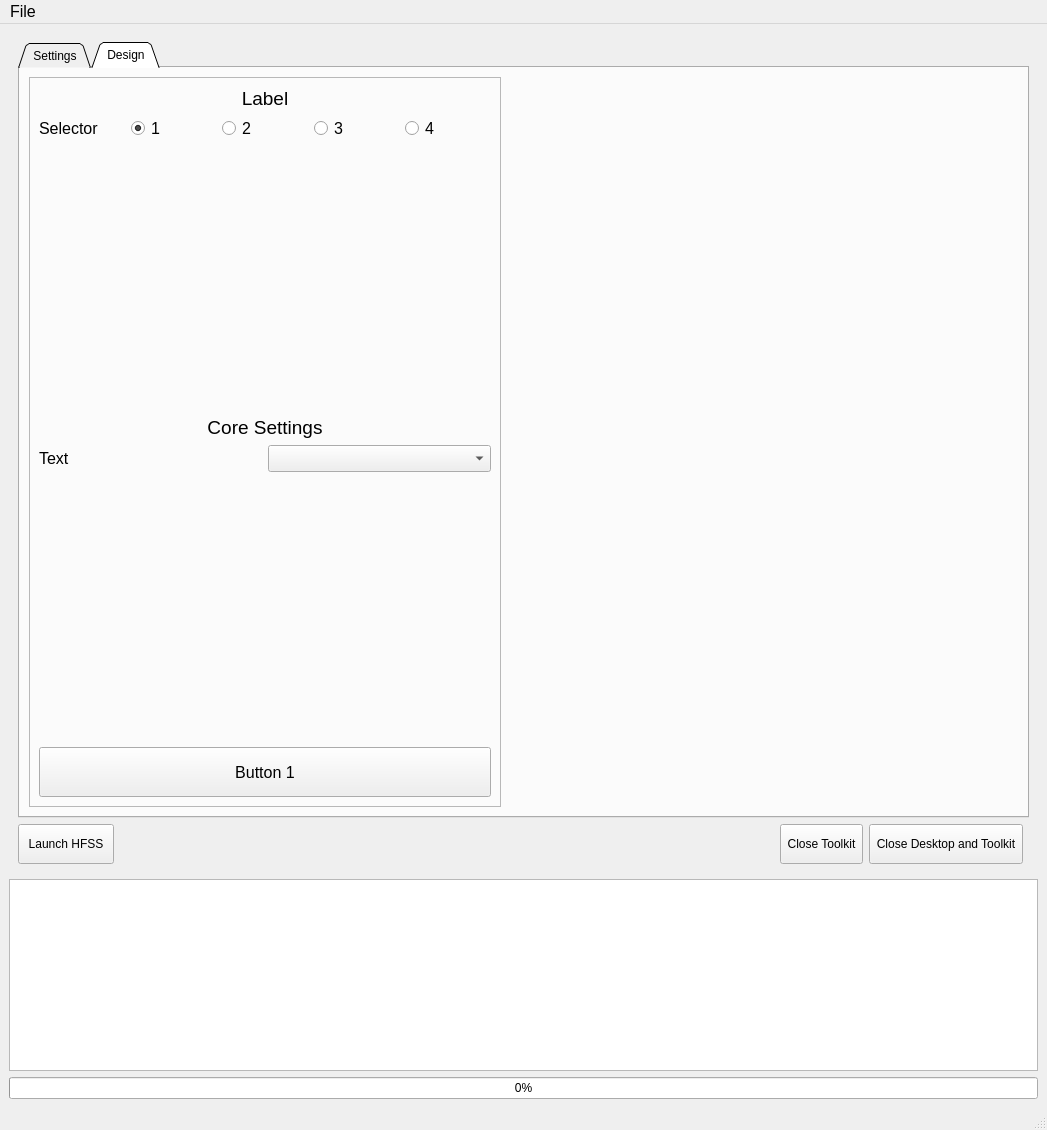
<?xml version="1.0" encoding="UTF-8"?>
<ui version="4.0">
 <class>MainWindow</class>
 <widget class="QMainWindow" name="MainWindow">
  <property name="geometry">
   <rect>
    <x>0</x>
    <y>0</y>
    <width>1047</width>
    <height>1130</height>
   </rect>
  </property>
  <property name="windowTitle">
   <string>MainWindow</string>
  </property>
  <widget class="QWidget" name="centralwidget">
   <property name="sizePolicy">
    <sizepolicy hsizetype="Expanding" vsizetype="Expanding">
     <horstretch>0</horstretch>
     <verstretch>0</verstretch>
    </sizepolicy>
   </property>
   <layout class="QVBoxLayout" name="verticalLayout">
    <item>
     <widget class="QWidget" name="widget" native="true">
      <property name="sizePolicy">
       <sizepolicy hsizetype="Preferred" vsizetype="Preferred">
        <horstretch>0</horstretch>
        <verstretch>0</verstretch>
       </sizepolicy>
      </property>
      <layout class="QGridLayout" name="gridLayout">
       <item row="3" column="0">
        <widget class="QPushButton" name="connect_hfss">
         <property name="minimumSize">
          <size>
           <width>0</width>
           <height>40</height>
          </size>
         </property>
         <property name="text">
          <string>  Launch HFSS  </string>
         </property>
        </widget>
       </item>
       <item row="3" column="2">
        <widget class="QPushButton" name="release_button">
         <property name="minimumSize">
          <size>
           <width>0</width>
           <height>40</height>
          </size>
         </property>
         <property name="text">
          <string> Close Toolkit </string>
         </property>
        </widget>
       </item>
       <item row="3" column="1">
        <spacer name="horizontalSpacer">
         <property name="orientation">
          <enum>Qt::Horizontal</enum>
         </property>
         <property name="sizeHint" stdset="0">
          <size>
           <width>40</width>
           <height>20</height>
          </size>
         </property>
        </spacer>
       </item>
       <item row="3" column="3">
        <widget class="QPushButton" name="release_and_exit_button">
         <property name="minimumSize">
          <size>
           <width>0</width>
           <height>40</height>
          </size>
         </property>
         <property name="text">
          <string> Close Desktop and Toolkit </string>
         </property>
        </widget>
       </item>
       <item row="0" column="0" colspan="5">
        <widget class="QTabWidget" name="tabWidget">
         <property name="sizePolicy">
          <sizepolicy hsizetype="Preferred" vsizetype="Preferred">
           <horstretch>0</horstretch>
           <verstretch>0</verstretch>
          </sizepolicy>
         </property>
         <property name="tabShape">
          <enum>QTabWidget::Triangular</enum>
         </property>
         <property name="currentIndex">
          <number>1</number>
         </property>
         <widget class="QWidget" name="tab">
          <attribute name="title">
           <string> Settings </string>
          </attribute>
          <layout class="QHBoxLayout" name="horizontalLayout_25">
           <item>
            <layout class="QVBoxLayout" name="verticalLayout_4">
             <item>
              <layout class="QHBoxLayout" name="horizontalLayout_22">
               <item>
                <widget class="QLabel" name="label_3">
                 <property name="text">
                  <string>Frequency Units</string>
                 </property>
                </widget>
               </item>
               <item>
                <widget class="QComboBox" name="frequnits">
                 <property name="currentIndex">
                  <number>3</number>
                 </property>
                 <item>
                  <property name="text">
                   <string>Hz</string>
                  </property>
                 </item>
                 <item>
                  <property name="text">
                   <string>KHz</string>
                  </property>
                 </item>
                 <item>
                  <property name="text">
                   <string>MHz</string>
                  </property>
                 </item>
                 <item>
                  <property name="text">
                   <string>GHz</string>
                  </property>
                 </item>
                 <item>
                  <property name="text">
                   <string>THz</string>
                  </property>
                 </item>
                </widget>
               </item>
              </layout>
             </item>
             <item>
              <layout class="QHBoxLayout" name="horizontalLayout_23">
               <item>
                <widget class="QLabel" name="label_12">
                 <property name="text">
                  <string>Length Units</string>
                 </property>
                </widget>
               </item>
               <item>
                <widget class="QComboBox" name="units">
                 <property name="currentIndex">
                  <number>1</number>
                 </property>
                 <item>
                  <property name="text">
                   <string>um</string>
                  </property>
                 </item>
                 <item>
                  <property name="text">
                   <string>mm</string>
                  </property>
                 </item>
                 <item>
                  <property name="text">
                   <string>cm</string>
                  </property>
                 </item>
                 <item>
                  <property name="text">
                   <string>m</string>
                  </property>
                 </item>
                 <item>
                  <property name="text">
                   <string>mil</string>
                  </property>
                 </item>
                 <item>
                  <property name="text">
                   <string>in</string>
                  </property>
                 </item>
                </widget>
               </item>
              </layout>
             </item>
             <item>
              <layout class="QHBoxLayout" name="horizontalLayout_24">
               <item>
                <widget class="QLabel" name="label_13">
                 <property name="text">
                  <string>Number of Cores</string>
                 </property>
                </widget>
               </item>
               <item>
                <spacer name="horizontalSpacer_30">
                 <property name="orientation">
                  <enum>Qt::Horizontal</enum>
                 </property>
                 <property name="sizeHint" stdset="0">
                  <size>
                   <width>40</width>
                   <height>20</height>
                  </size>
                 </property>
                </spacer>
               </item>
               <item>
                <widget class="QLineEdit" name="numcores">
                 <property name="text">
                  <string>4</string>
                 </property>
                </widget>
               </item>
              </layout>
             </item>
             <item>
              <layout class="QHBoxLayout" name="horizontalLayout_26">
               <item>
                <widget class="QLabel" name="label_4">
                 <property name="text">
                  <string>Non Graphical</string>
                 </property>
                </widget>
               </item>
               <item>
                <widget class="QComboBox" name="non_graphical_combo">
                 <item>
                  <property name="text">
                   <string>False</string>
                  </property>
                 </item>
                 <item>
                  <property name="text">
                   <string>True</string>
                  </property>
                 </item>
                </widget>
               </item>
              </layout>
             </item>
             <item>
              <layout class="QHBoxLayout" name="horizontalLayout">
               <item>
                <widget class="QLabel" name="label">
                 <property name="text">
                  <string>AEDT Version</string>
                 </property>
                </widget>
               </item>
               <item>
                <widget class="QComboBox" name="aedt_version_combo"/>
               </item>
              </layout>
             </item>
             <item>
              <layout class="QHBoxLayout" name="horizontalLayout_3">
               <item>
                <widget class="QLabel" name="label_5">
                 <property name="text">
                  <string>Available AEDT Sessions</string>
                 </property>
                </widget>
               </item>
               <item>
                <widget class="QComboBox" name="process_id_combo">
                 <item>
                  <property name="text">
                   <string>Create New Session</string>
                  </property>
                 </item>
                </widget>
               </item>
              </layout>
             </item>
             <item>
              <layout class="QHBoxLayout" name="horizontalLayout_4">
               <item>
                <widget class="QLabel" name="label_6">
                 <property name="text">
                  <string>Project Name</string>
                 </property>
                </widget>
               </item>
               <item>
                <spacer name="horizontalSpacer_2">
                 <property name="orientation">
                  <enum>Qt::Horizontal</enum>
                 </property>
                 <property name="sizeType">
                  <enum>QSizePolicy::Minimum</enum>
                 </property>
                 <property name="sizeHint" stdset="0">
                  <size>
                   <width>40</width>
                   <height>20</height>
                  </size>
                 </property>
                </spacer>
               </item>
               <item>
                <widget class="QLineEdit" name="project_name"/>
               </item>
              </layout>
             </item>
             <item>
              <layout class="QHBoxLayout" name="horizontalLayout_5">
               <item>
                <spacer name="horizontalSpacer_3">
                 <property name="orientation">
                  <enum>Qt::Horizontal</enum>
                 </property>
                 <property name="sizeHint" stdset="0">
                  <size>
                   <width>40</width>
                   <height>20</height>
                  </size>
                 </property>
                </spacer>
               </item>
               <item>
                <widget class="QPushButton" name="browse_project">
                 <property name="text">
                  <string>Select aedt project</string>
                 </property>
                </widget>
               </item>
              </layout>
             </item>
             <item>
              <spacer name="verticalSpacer_8">
               <property name="orientation">
                <enum>Qt::Vertical</enum>
               </property>
               <property name="sizeHint" stdset="0">
                <size>
                 <width>20</width>
                 <height>40</height>
                </size>
               </property>
              </spacer>
             </item>
            </layout>
           </item>
           <item>
            <spacer name="horizontalSpacer_29">
             <property name="orientation">
              <enum>Qt::Horizontal</enum>
             </property>
             <property name="sizeType">
              <enum>QSizePolicy::Preferred</enum>
             </property>
             <property name="sizeHint" stdset="0">
              <size>
               <width>40</width>
               <height>20</height>
              </size>
             </property>
            </spacer>
           </item>
          </layout>
         </widget>
         <widget class="QWidget" name="design">
          <attribute name="title">
           <string> Design </string>
          </attribute>
          <layout class="QVBoxLayout" name="verticalLayout_2">
           <item>
            <layout class="QHBoxLayout" name="horizontalLayout_20">
             <item>
              <widget class="QFrame" name="toolkit_settings">
               <property name="sizePolicy">
                <sizepolicy hsizetype="Expanding" vsizetype="Preferred">
                 <horstretch>0</horstretch>
                 <verstretch>0</verstretch>
                </sizepolicy>
               </property>
               <property name="frameShape">
                <enum>QFrame::StyledPanel</enum>
               </property>
               <property name="frameShadow">
                <enum>QFrame::Raised</enum>
               </property>
               <property name="lineWidth">
                <number>12</number>
               </property>
               <layout class="QGridLayout" name="layout_settings">
                <item row="2" column="0">
                 <spacer name="verticalSpacer_4">
                  <property name="orientation">
                   <enum>Qt::Vertical</enum>
                  </property>
                  <property name="sizeHint" stdset="0">
                   <size>
                    <width>20</width>
                    <height>40</height>
                   </size>
                  </property>
                 </spacer>
                </item>
                <item row="6" column="0">
                 <layout class="QHBoxLayout" name="horizontalLayout_8">
                  <item>
                   <widget class="QPushButton" name="pushButton_2">
                    <property name="minimumSize">
                     <size>
                      <width>0</width>
                      <height>50</height>
                     </size>
                    </property>
                    <property name="font">
                     <font>
                      <pointsize>12</pointsize>
                     </font>
                    </property>
                    <property name="text">
                     <string>Button 1</string>
                    </property>
                   </widget>
                  </item>
                 </layout>
                </item>
                <item row="4" column="0">
                 <layout class="QHBoxLayout" name="horizontalLayout_7">
                  <item>
                   <widget class="QLabel" name="label_2">
                    <property name="font">
                     <font>
                      <pointsize>12</pointsize>
                     </font>
                    </property>
                    <property name="text">
                     <string>Text</string>
                    </property>
                   </widget>
                  </item>
                  <item>
                   <widget class="QComboBox" name="comboBox">
                    <property name="font">
                     <font>
                      <pointsize>12</pointsize>
                     </font>
                    </property>
                   </widget>
                  </item>
                 </layout>
                </item>
                <item row="1" column="0">
                 <layout class="QGridLayout" name="gridLayout_3">
                  <item row="0" column="0">
                   <layout class="QHBoxLayout" name="horizontalLayout_2">
                    <item>
                     <widget class="QLabel" name="label_7">
                      <property name="font">
                       <font>
                        <pointsize>12</pointsize>
                       </font>
                      </property>
                      <property name="text">
                       <string>Selector</string>
                      </property>
                     </widget>
                    </item>
                    <item>
                     <widget class="QRadioButton" name="num_coil_1">
                      <property name="font">
                       <font>
                        <pointsize>12</pointsize>
                       </font>
                      </property>
                      <property name="text">
                       <string>1</string>
                      </property>
                      <property name="checked">
                       <bool>true</bool>
                      </property>
                     </widget>
                    </item>
                    <item>
                     <widget class="QRadioButton" name="num_coil_2">
                      <property name="font">
                       <font>
                        <pointsize>12</pointsize>
                       </font>
                      </property>
                      <property name="text">
                       <string>2</string>
                      </property>
                     </widget>
                    </item>
                    <item>
                     <widget class="QRadioButton" name="num_coil_3">
                      <property name="font">
                       <font>
                        <pointsize>12</pointsize>
                       </font>
                      </property>
                      <property name="text">
                       <string>3</string>
                      </property>
                     </widget>
                    </item>
                    <item>
                     <widget class="QRadioButton" name="num_coil_4">
                      <property name="font">
                       <font>
                        <pointsize>12</pointsize>
                       </font>
                      </property>
                      <property name="text">
                       <string>4</string>
                      </property>
                     </widget>
                    </item>
                   </layout>
                  </item>
                 </layout>
                </item>
                <item row="3" column="0">
                 <widget class="QLabel" name="label_17">
                  <property name="font">
                   <font>
                    <pointsize>14</pointsize>
                   </font>
                  </property>
                  <property name="text">
                   <string>Core Settings</string>
                  </property>
                  <property name="alignment">
                   <set>Qt::AlignCenter</set>
                  </property>
                 </widget>
                </item>
                <item row="5" column="0">
                 <spacer name="verticalSpacer">
                  <property name="orientation">
                   <enum>Qt::Vertical</enum>
                  </property>
                  <property name="sizeHint" stdset="0">
                   <size>
                    <width>20</width>
                    <height>40</height>
                   </size>
                  </property>
                 </spacer>
                </item>
                <item row="0" column="0">
                 <widget class="QLabel" name="label_16">
                  <property name="font">
                   <font>
                    <pointsize>14</pointsize>
                   </font>
                  </property>
                  <property name="text">
                   <string>Label</string>
                  </property>
                  <property name="alignment">
                   <set>Qt::AlignCenter</set>
                  </property>
                 </widget>
                </item>
               </layout>
              </widget>
             </item>
             <item>
              <spacer name="horizontalSpacer_27">
               <property name="orientation">
                <enum>Qt::Horizontal</enum>
               </property>
               <property name="sizeType">
                <enum>QSizePolicy::Preferred</enum>
               </property>
               <property name="sizeHint" stdset="0">
                <size>
                 <width>40</width>
                 <height>20</height>
                </size>
               </property>
              </spacer>
             </item>
             <item>
              <widget class="QSplitter" name="splitter_2">
               <property name="sizePolicy">
                <sizepolicy hsizetype="Expanding" vsizetype="Expanding">
                 <horstretch>0</horstretch>
                 <verstretch>0</verstretch>
                </sizepolicy>
               </property>
               <property name="orientation">
                <enum>Qt::Vertical</enum>
               </property>
              </widget>
             </item>
            </layout>
           </item>
          </layout>
         </widget>
        </widget>
       </item>
      </layout>
     </widget>
    </item>
    <item>
     <widget class="QPlainTextEdit" name="log_text">
      <property name="sizePolicy">
       <sizepolicy hsizetype="Expanding" vsizetype="Fixed">
        <horstretch>0</horstretch>
        <verstretch>0</verstretch>
       </sizepolicy>
      </property>
     </widget>
    </item>
    <item>
     <widget class="QProgressBar" name="progressBar">
      <property name="value">
       <number>0</number>
      </property>
     </widget>
    </item>
   </layout>
  </widget>
  <widget class="QMenuBar" name="menubar">
   <property name="geometry">
    <rect>
     <x>0</x>
     <y>0</y>
     <width>1047</width>
     <height>28</height>
    </rect>
   </property>
   <property name="font">
    <font>
     <pointsize>12</pointsize>
    </font>
   </property>
   <widget class="QMenu" name="menuChocke">
    <property name="font">
     <font>
      <pointsize>12</pointsize>
     </font>
    </property>
    <property name="title">
     <string>File</string>
    </property>
    <addaction name="actionLoad_json"/>
    <addaction name="actionSave_json"/>
   </widget>
   <addaction name="menuChocke"/>
  </widget>
  <widget class="QStatusBar" name="statusbar"/>
  <action name="actionRectangular_with_probe">
   <property name="text">
    <string>Rectangular with Probe</string>
   </property>
   <property name="font">
    <font>
     <pointsize>12</pointsize>
    </font>
   </property>
  </action>
  <action name="actionElliptical_Edge">
   <property name="text">
    <string>Elliptical Edge</string>
   </property>
  </action>
  <action name="actionRectangular_Inset">
   <property name="text">
    <string>Rectangular Inset</string>
   </property>
   <property name="font">
    <font>
     <pointsize>12</pointsize>
    </font>
   </property>
  </action>
  <action name="actionRectangular_Edge">
   <property name="text">
    <string>Rectangular Edge</string>
   </property>
   <property name="font">
    <font>
     <pointsize>12</pointsize>
    </font>
   </property>
  </action>
  <action name="actionElliptical_with_Probe">
   <property name="text">
    <string>Elliptical with Probe</string>
   </property>
   <property name="font">
    <font>
     <pointsize>12</pointsize>
    </font>
   </property>
  </action>
  <action name="actionElliptical_Inset">
   <property name="text">
    <string>Elliptical Inset</string>
   </property>
   <property name="font">
    <font>
     <pointsize>12</pointsize>
    </font>
   </property>
  </action>
  <action name="actionElliptical_Edge_2">
   <property name="text">
    <string>Elliptical Edge</string>
   </property>
   <property name="font">
    <font>
     <pointsize>12</pointsize>
    </font>
   </property>
  </action>
  <action name="actionConical">
   <property name="text">
    <string>Conical</string>
   </property>
   <property name="font">
    <font>
     <pointsize>12</pointsize>
    </font>
   </property>
  </action>
  <action name="actionConical_Corrugated">
   <property name="text">
    <string>Conical Corrugated</string>
   </property>
   <property name="font">
    <font>
     <pointsize>12</pointsize>
    </font>
   </property>
  </action>
  <action name="actionElliptical">
   <property name="text">
    <string>Elliptical</string>
   </property>
   <property name="font">
    <font>
     <pointsize>12</pointsize>
    </font>
   </property>
  </action>
  <action name="actionE_Plane">
   <property name="text">
    <string>E-Plane</string>
   </property>
   <property name="font">
    <font>
     <pointsize>12</pointsize>
    </font>
   </property>
  </action>
  <action name="actionH_Plane">
   <property name="text">
    <string>H-Plane</string>
   </property>
   <property name="font">
    <font>
     <pointsize>12</pointsize>
    </font>
   </property>
  </action>
  <action name="actionPyramidal">
   <property name="text">
    <string>Pyramidal</string>
   </property>
   <property name="font">
    <font>
     <pointsize>12</pointsize>
    </font>
   </property>
  </action>
  <action name="actionPyramidal_Ridged">
   <property name="text">
    <string>Pyramidal Ridged</string>
   </property>
   <property name="font">
    <font>
     <pointsize>12</pointsize>
    </font>
   </property>
  </action>
  <action name="actionQuad_Ridged">
   <property name="text">
    <string>Quad Ridged</string>
   </property>
   <property name="font">
    <font>
     <pointsize>12</pointsize>
    </font>
   </property>
  </action>
  <action name="actionAxial">
   <property name="text">
    <string>Axial</string>
   </property>
   <property name="font">
    <font>
     <pointsize>12</pointsize>
    </font>
   </property>
  </action>
  <action name="actionBowtieNormal">
   <property name="text">
    <string>Normal</string>
   </property>
   <property name="font">
    <font>
     <pointsize>12</pointsize>
    </font>
   </property>
  </action>
  <action name="actionBowtieRounded">
   <property name="text">
    <string>Rounded</string>
   </property>
   <property name="font">
    <font>
     <pointsize>12</pointsize>
    </font>
   </property>
  </action>
  <action name="actionBowtieSlot">
   <property name="text">
    <string>Slot</string>
   </property>
   <property name="font">
    <font>
     <pointsize>12</pointsize>
    </font>
   </property>
  </action>
  <action name="actionCassegrain">
   <property name="text">
    <string>Cassegrain</string>
   </property>
   <property name="font">
    <font>
     <pointsize>12</pointsize>
    </font>
   </property>
  </action>
  <action name="actionGregorian">
   <property name="text">
    <string>Gregorian</string>
   </property>
   <property name="font">
    <font>
     <pointsize>12</pointsize>
    </font>
   </property>
  </action>
  <action name="actionParabolic">
   <property name="text">
    <string>Parabolic</string>
   </property>
   <property name="font">
    <font>
     <pointsize>12</pointsize>
    </font>
   </property>
  </action>
  <action name="actionSplash_Plate">
   <property name="text">
    <string>Splash Plate</string>
   </property>
   <property name="font">
    <font>
     <pointsize>12</pointsize>
    </font>
   </property>
  </action>
  <action name="actionArchimedean">
   <property name="text">
    <string>Archimedean</string>
   </property>
   <property name="font">
    <font>
     <pointsize>12</pointsize>
    </font>
   </property>
  </action>
  <action name="actionLog">
   <property name="text">
    <string>Log</string>
   </property>
   <property name="font">
    <font>
     <pointsize>12</pointsize>
    </font>
   </property>
  </action>
  <action name="actionSinous">
   <property name="text">
    <string>Sinous</string>
   </property>
   <property name="font">
    <font>
     <pointsize>12</pointsize>
    </font>
   </property>
  </action>
  <action name="actionGPS_Patch_Ceramic">
   <property name="text">
    <string>GPS Patch Ceramic</string>
   </property>
  </action>
  <action name="actionPlanar">
   <property name="text">
    <string>Planar</string>
   </property>
   <property name="font">
    <font>
     <pointsize>12</pointsize>
    </font>
   </property>
  </action>
  <action name="actionWire">
   <property name="text">
    <string>Wire</string>
   </property>
   <property name="font">
    <font>
     <pointsize>12</pointsize>
    </font>
   </property>
  </action>
  <action name="actionLog_Periodic_Array">
   <property name="text">
    <string>Log Periodic Array</string>
   </property>
   <property name="font">
    <font>
     <pointsize>12</pointsize>
    </font>
   </property>
  </action>
  <action name="actionLog_Tooth">
   <property name="text">
    <string>Log Tooth</string>
   </property>
   <property name="font">
    <font>
     <pointsize>12</pointsize>
    </font>
   </property>
  </action>
  <action name="actionLog_Trap">
   <property name="text">
    <string>Log Trap</string>
   </property>
   <property name="font">
    <font>
     <pointsize>12</pointsize>
    </font>
   </property>
  </action>
  <action name="actionBicone">
   <property name="text">
    <string>Bicone</string>
   </property>
   <property name="font">
    <font>
     <pointsize>12</pointsize>
    </font>
   </property>
  </action>
  <action name="actionDiscone">
   <property name="text">
    <string>Discone</string>
   </property>
   <property name="font">
    <font>
     <pointsize>12</pointsize>
    </font>
   </property>
  </action>
  <action name="actionBlade">
   <property name="text">
    <string>Blade</string>
   </property>
   <property name="font">
    <font>
     <pointsize>12</pointsize>
    </font>
   </property>
  </action>
  <action name="actionWire_2">
   <property name="text">
    <string>Wire</string>
   </property>
   <property name="font">
    <font>
     <pointsize>12</pointsize>
    </font>
   </property>
  </action>
  <action name="actionWire_with_Infinite_Gnd">
   <property name="text">
    <string>Wire with Infinite Gnd</string>
   </property>
   <property name="font">
    <font>
     <pointsize>12</pointsize>
    </font>
   </property>
  </action>
  <action name="actionCircular_Disc">
   <property name="text">
    <string>Circular Disc</string>
   </property>
   <property name="font">
    <font>
     <pointsize>12</pointsize>
    </font>
   </property>
  </action>
  <action name="actionElliptical_Base_Strip">
   <property name="text">
    <string>Elliptical Base Strip</string>
   </property>
   <property name="font">
    <font>
     <pointsize>12</pointsize>
    </font>
   </property>
  </action>
  <action name="actionVertical_Trapezoidal">
   <property name="text">
    <string>Vertical Trapezoidal</string>
   </property>
   <property name="font">
    <font>
     <pointsize>12</pointsize>
    </font>
   </property>
  </action>
  <action name="actionPlanar_Inverted">
   <property name="text">
    <string>Planar Inverted</string>
   </property>
   <property name="font">
    <font>
     <pointsize>12</pointsize>
    </font>
   </property>
  </action>
  <action name="actionShorting_Pin">
   <property name="text">
    <string>Shorting Pin</string>
   </property>
   <property name="font">
    <font>
     <pointsize>12</pointsize>
    </font>
   </property>
  </action>
  <action name="actionShorting_Plate">
   <property name="text">
    <string>Shorting Plate</string>
   </property>
   <property name="font">
    <font>
     <pointsize>12</pointsize>
    </font>
   </property>
  </action>
  <action name="actionPlanar_Archimedean">
   <property name="text">
    <string>Planar Archimedean</string>
   </property>
   <property name="font">
    <font>
     <pointsize>12</pointsize>
    </font>
   </property>
  </action>
  <action name="actionPlanar_Archimedean_Cavity">
   <property name="text">
    <string>Planar Archimedean Cavity</string>
   </property>
   <property name="font">
    <font>
     <pointsize>12</pointsize>
    </font>
   </property>
  </action>
  <action name="actionPlanar_Log">
   <property name="text">
    <string>Planar Log</string>
   </property>
   <property name="font">
    <font>
     <pointsize>12</pointsize>
    </font>
   </property>
  </action>
  <action name="actionPlanar_Log_Cavity">
   <property name="text">
    <string>Planar Log Cavity</string>
   </property>
   <property name="font">
    <font>
     <pointsize>12</pointsize>
    </font>
   </property>
  </action>
  <action name="actionPlanar_Sinous">
   <property name="text">
    <string>Planar Sinous</string>
   </property>
   <property name="font">
    <font>
     <pointsize>12</pointsize>
    </font>
   </property>
  </action>
  <action name="actionPlanar_Sinous_Cavity">
   <property name="text">
    <string>Planar Sinous Cavity</string>
   </property>
   <property name="font">
    <font>
     <pointsize>12</pointsize>
    </font>
   </property>
  </action>
  <action name="actionSlot_Cavity_Backed_Array">
   <property name="text">
    <string>Slot Cavity Backed Array</string>
   </property>
   <property name="font">
    <font>
     <pointsize>12</pointsize>
    </font>
   </property>
  </action>
  <action name="actionSlot_Gap">
   <property name="text">
    <string>Slot Gap</string>
   </property>
   <property name="font">
    <font>
     <pointsize>12</pointsize>
    </font>
   </property>
  </action>
  <action name="actionSlot_Microstrip">
   <property name="text">
    <string>Slot Microstrip</string>
   </property>
   <property name="font">
    <font>
     <pointsize>12</pointsize>
    </font>
   </property>
  </action>
  <action name="actionSlot_T_Bar">
   <property name="text">
    <string>Slot T Bar</string>
   </property>
   <property name="font">
    <font>
     <pointsize>12</pointsize>
    </font>
   </property>
  </action>
  <action name="actionVivaldi_2">
   <property name="text">
    <string>Vivaldi</string>
   </property>
   <property name="font">
    <font>
     <pointsize>12</pointsize>
    </font>
   </property>
  </action>
  <action name="actionVivaldi_Stepped">
   <property name="text">
    <string>Vivaldi Stepped</string>
   </property>
   <property name="font">
    <font>
     <pointsize>12</pointsize>
    </font>
   </property>
  </action>
  <action name="actionCircular">
   <property name="text">
    <string>Circular</string>
   </property>
   <property name="font">
    <font>
     <pointsize>12</pointsize>
    </font>
   </property>
  </action>
  <action name="actionRectangular">
   <property name="text">
    <string>Rectangular</string>
   </property>
   <property name="font">
    <font>
     <pointsize>12</pointsize>
    </font>
   </property>
  </action>
  <action name="actionRectangular_Slot">
   <property name="text">
    <string>Rectangular Slot</string>
   </property>
   <property name="font">
    <font>
     <pointsize>12</pointsize>
    </font>
   </property>
  </action>
  <action name="actionLoad_json">
   <property name="text">
    <string>Load json</string>
   </property>
  </action>
  <action name="actionSave_json">
   <property name="text">
    <string>Save json</string>
   </property>
  </action>
 </widget>
 <resources/>
 <connections/>
</ui>
